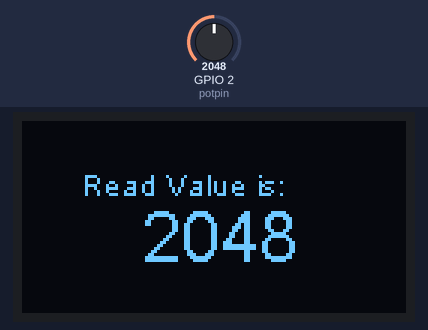
Bench run of a sketch on a simulated ESP32. On the bench: 128×64 one-colour display. The test bench sets the inputs (shaded band); at power-on: GPIO 2 (potpin) = 2048. What the sketch prints to the serial monitor is not drawn.

Above: at 1.2 s.
1.3 s: GPIO 2 (potpin) set to 2866
At 2.4 s:
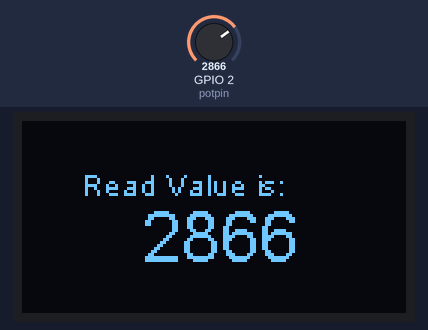
2.8 s: GPIO 2 (potpin) set to 3603
At 3.9 s:
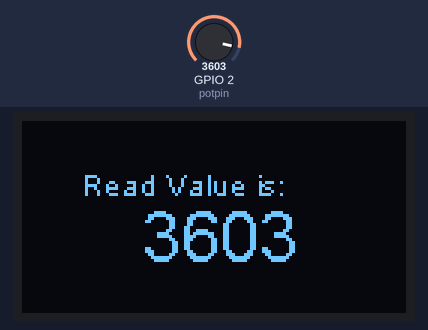
4.3 s: GPIO 2 (potpin) set to 4095
At 5.5 s:
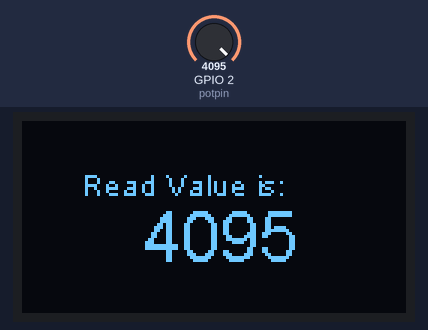
Timing chart, 0 to 7.3 s (numbered marks = the images above; inputs shaded):
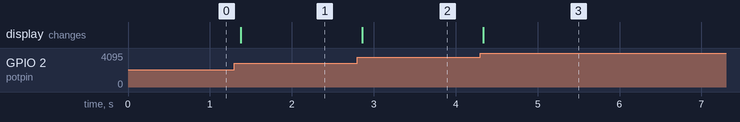

Measured:
- after the input at 1.3 s, the display: changes after 0.08 s (image 1)
- after the input at 2.8 s, the display: changes after 0.06 s (image 2)
- after the input at 4.3 s, the display: changes at once (image 3)

The sketch:

wk3c.ino
```cpp
#include <Wire.h>  // Only needed for Arduino 1.6.5 and earlier
#include "SSD1306Wire.h" // legacy include: `#include "SSD1306.h"`

#include "images.h"

SSD1306Wire  display(0x3c, 21, 22);
int potpin = 2;
int val = 0;

#define DEMO_DURATION 3000
typedef void (*Demo)(void);

int demoMode = 0;
int counter = 1;

void setup() {
  Serial.begin(9600);
  display.init();

  display.flipScreenVertically();
  display.setFont(ArialMT_Plain_10);

}

void drawFontFaceDemo() {
    display.setTextAlignment(TEXT_ALIGN_LEFT);
    display.setFont(ArialMT_Plain_10);
    display.drawString(20, 15, "Read Value is:");
    display.setFont(ArialMT_Plain_24);
    display.drawString(40, 25, String(analogRead(potpin)));
}
Demo demos[] = {drawFontFaceDemo};

void loop() {
  display.clear();
  val = analogRead(potpin);
  Serial.println(val);
  demos[demoMode]();
  display.display();
  delay(50);
}
```

Source omitted: images.h (data table, 1879 bytes)
